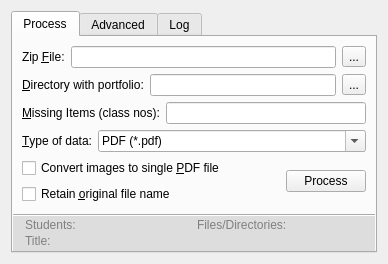
<ui version="4.0" >
 <class>ep_packagerClass</class>
 <widget class="QWidget" name="ep_packagerClass" >
  <property name="geometry" >
   <rect>
    <x>0</x>
    <y>0</y>
    <width>386</width>
    <height>264</height>
   </rect>
  </property>
  <property name="windowTitle" >
   <string>E-Portfolio Packager</string>
  </property>
  <property name="windowIcon" >
   <iconset resource="ep-packager.qrc" >:/Icons/images/ep-packager_16.png</iconset>
  </property>
  <layout class="QGridLayout" >
   <item row="0" column="0" >
    <widget class="QTabWidget" name="tabWidget" >
     <property name="currentIndex" >
      <number>0</number>
     </property>
     <widget class="QWidget" name="tab" >
      <attribute name="title" >
       <string>Process</string>
      </attribute>
      <layout class="QVBoxLayout" >
       <property name="leftMargin" >
        <number>0</number>
       </property>
       <property name="topMargin" >
        <number>0</number>
       </property>
       <property name="rightMargin" >
        <number>0</number>
       </property>
       <property name="bottomMargin" >
        <number>0</number>
       </property>
       <item>
        <layout class="QVBoxLayout" >
         <property name="leftMargin" >
          <number>9</number>
         </property>
         <property name="topMargin" >
          <number>9</number>
         </property>
         <property name="rightMargin" >
          <number>9</number>
         </property>
         <property name="bottomMargin" >
          <number>0</number>
         </property>
         <item>
          <layout class="QHBoxLayout" >
           <item>
            <widget class="QLabel" name="srcFile_label" >
             <property name="focusPolicy" >
              <enum>Qt::NoFocus</enum>
             </property>
             <property name="text" >
              <string>Zip &amp;File:</string>
             </property>
             <property name="buddy" >
              <cstring>srcFile</cstring>
             </property>
            </widget>
           </item>
           <item>
            <widget class="fileEdit" name="srcFile" >
             <property name="toolTip" >
              <string>Drop the zip file downloaded from e-portfolio website to here</string>
             </property>
             <property name="text" >
              <string/>
             </property>
            </widget>
           </item>
           <item>
            <widget class="QToolButton" name="srcFile_more" >
             <property name="text" >
              <string>...</string>
             </property>
            </widget>
           </item>
          </layout>
         </item>
         <item>
          <layout class="QHBoxLayout" >
           <item>
            <widget class="QLabel" name="srcDir_label" >
             <property name="text" >
              <string>&amp;Directory with portfolio:</string>
             </property>
             <property name="buddy" >
              <cstring>srcDir</cstring>
             </property>
            </widget>
           </item>
           <item>
            <widget class="dirEdit" name="srcDir" >
             <property name="toolTip" >
              <string>Drop the folder containing the portfolio items here</string>
             </property>
             <property name="text" >
              <string/>
             </property>
            </widget>
           </item>
           <item>
            <widget class="QToolButton" name="srcDir_more" >
             <property name="text" >
              <string>...</string>
             </property>
            </widget>
           </item>
          </layout>
         </item>
         <item>
          <layout class="QHBoxLayout" >
           <item>
            <widget class="QLabel" name="itemMissing_label" >
             <property name="text" >
              <string>&amp;Missing Items (class nos):</string>
             </property>
             <property name="buddy" >
              <cstring>itemMissing</cstring>
             </property>
            </widget>
           </item>
           <item>
            <widget class="QLineEdit" name="itemMissing" >
             <property name="toolTip" >
              <string>&lt;html>&lt;head>&lt;meta name="qrichtext" content="1" />&lt;style type="text/css">
p, li { white-space: pre-wrap; }
&lt;/style>&lt;/head>&lt;body>&lt;p style=" margin-top:0px; margin-bottom:0px; margin-left:0px; margin-right:0px; -qt-block-indent:0; text-indent:0px;">Enter the class numbers of students who did not do the submission. e.g. &lt;span style=" font-weight:600;">9,13,18&lt;/span>&lt;/p>&lt;/body>&lt;/html></string>
             </property>
            </widget>
           </item>
          </layout>
         </item>
         <item>
          <layout class="QHBoxLayout" >
           <item>
            <widget class="QLabel" name="srcType_label" >
             <property name="text" >
              <string>&amp;Type of data:</string>
             </property>
             <property name="buddy" >
              <cstring>srcType</cstring>
             </property>
            </widget>
           </item>
           <item>
            <widget class="QComboBox" name="srcType" >
             <property name="sizePolicy" >
              <sizepolicy vsizetype="Fixed" hsizetype="Expanding" >
               <horstretch>0</horstretch>
               <verstretch>0</verstretch>
              </sizepolicy>
             </property>
             <property name="toolTip" >
              <string>If necessary, enter the type of data to upload to the system</string>
             </property>
             <property name="editable" >
              <bool>true</bool>
             </property>
             <item>
              <property name="text" >
               <string>PDF (*.pdf)</string>
              </property>
             </item>
             <item>
              <property name="text" >
               <string>Images (*.jpg; *.tif)</string>
              </property>
             </item>
             <item>
              <property name="text" >
               <string>Flash Movies (*.flv)</string>
              </property>
             </item>
             <item>
              <property name="text" >
               <string>Documents (*.doc; *.xls; *.ppt)</string>
              </property>
             </item>
             <item>
              <property name="text" >
               <string>Archives (*.zip; *.7z; *.rar)</string>
              </property>
             </item>
             <item>
              <property name="text" >
               <string>&lt;Directories></string>
              </property>
             </item>
            </widget>
           </item>
          </layout>
         </item>
         <item>
          <layout class="QHBoxLayout" >
           <item>
            <layout class="QVBoxLayout" >
             <item>
              <widget class="QCheckBox" name="pdf_single" >
               <property name="toolTip" >
                <string>Check this to convert JPEG and TIFF files to PDF file</string>
               </property>
               <property name="text" >
                <string>Convert images to single &amp;PDF file</string>
               </property>
              </widget>
             </item>
             <item>
              <widget class="QCheckBox" name="original_filename" >
               <property name="toolTip" >
                <string>&lt;html>&lt;head>&lt;meta name="qrichtext" content="1" />&lt;style type="text/css">
p, li { white-space: pre-wrap; }
&lt;/style>&lt;/head>&lt;body style=" font-family:'新細明體'; font-size:9pt; font-weight:400; font-style:normal;">
&lt;p style=" margin-top:0px; margin-bottom:0px; margin-left:0px; margin-right:0px; -qt-block-indent:0; text-indent:0px;">Click this to retain the original file name of the portfolio items.&lt;/p>
&lt;p style=" margin-top:0px; margin-bottom:0px; margin-left:0px; margin-right:0px; -qt-block-indent:0; text-indent:0px;">Otherwise the files will be renamed to something like &lt;span style=" font-weight:600;">2007-12-17-140533-1.jpg&lt;/span>&lt;/p>&lt;/body>&lt;/html></string>
               </property>
               <property name="text" >
                <string>Retain &amp;original file name</string>
               </property>
              </widget>
             </item>
            </layout>
           </item>
           <item>
            <spacer>
             <property name="orientation" >
              <enum>Qt::Horizontal</enum>
             </property>
             <property name="sizeHint" >
              <size>
               <width>40</width>
               <height>20</height>
              </size>
             </property>
            </spacer>
           </item>
           <item>
            <widget class="QPushButton" name="cmdProcess" >
             <property name="text" >
              <string>Process</string>
             </property>
            </widget>
           </item>
          </layout>
         </item>
         <item>
          <spacer>
           <property name="orientation" >
            <enum>Qt::Vertical</enum>
           </property>
           <property name="sizeHint" >
            <size>
             <width>344</width>
             <height>0</height>
            </size>
           </property>
          </spacer>
         </item>
        </layout>
       </item>
       <item>
        <widget class="QFrame" name="frame" >
         <property name="minimumSize" >
          <size>
           <width>0</width>
           <height>0</height>
          </size>
         </property>
         <property name="autoFillBackground" >
          <bool>false</bool>
         </property>
         <property name="styleSheet" >
          <string>#frame {background-color: #dddddd; border-top: 2px groove #aaaaaa} QLabel{color: gray}</string>
         </property>
         <property name="frameShape" >
          <enum>QFrame::StyledPanel</enum>
         </property>
         <layout class="QGridLayout" >
          <property name="topMargin" >
           <number>2</number>
          </property>
          <property name="bottomMargin" >
           <number>2</number>
          </property>
          <property name="verticalSpacing" >
           <number>2</number>
          </property>
          <item row="0" column="0" >
           <widget class="QLabel" name="infoStudents" >
            <property name="styleSheet" >
             <string/>
            </property>
            <property name="text" >
             <string>Students: &lt;nil></string>
            </property>
           </widget>
          </item>
          <item row="0" column="1" >
           <widget class="QLabel" name="infoDatacount" >
            <property name="styleSheet" >
             <string/>
            </property>
            <property name="text" >
             <string>Files/Directories: &lt;nil></string>
            </property>
           </widget>
          </item>
          <item row="1" column="0" colspan="2" >
           <widget class="QLabel" name="infoTitle" >
            <property name="styleSheet" >
             <string/>
            </property>
            <property name="text" >
             <string>Title: &lt;nil></string>
            </property>
           </widget>
          </item>
         </layout>
        </widget>
       </item>
      </layout>
     </widget>
     <widget class="QWidget" name="tab_3" >
      <attribute name="title" >
       <string>Advanced</string>
      </attribute>
      <layout class="QVBoxLayout" >
       <item>
        <layout class="QHBoxLayout" >
         <item>
          <widget class="QLabel" name="maxZipFileSize_label" >
           <property name="text" >
            <string>&amp;Max size of generated file:</string>
           </property>
           <property name="buddy" >
            <cstring>maxZipFileSize</cstring>
           </property>
          </widget>
         </item>
         <item>
          <widget class="QSpinBox" name="maxZipFileSize" >
           <property name="sizePolicy" >
            <sizepolicy vsizetype="Fixed" hsizetype="Expanding" >
             <horstretch>0</horstretch>
             <verstretch>0</verstretch>
            </sizepolicy>
           </property>
           <property name="suffix" >
            <string> bytes</string>
           </property>
           <property name="minimum" >
            <number>8388608</number>
           </property>
           <property name="maximum" >
            <number>2147483647</number>
           </property>
           <property name="singleStep" >
            <number>1048576</number>
           </property>
           <property name="value" >
            <number>83886080</number>
           </property>
          </widget>
         </item>
        </layout>
       </item>
       <item>
        <spacer>
         <property name="orientation" >
          <enum>Qt::Vertical</enum>
         </property>
         <property name="sizeHint" >
          <size>
           <width>20</width>
           <height>40</height>
          </size>
         </property>
        </spacer>
       </item>
       <item>
        <widget class="QGroupBox" name="groupBox" >
         <property name="title" >
          <string>About</string>
         </property>
         <layout class="QVBoxLayout" >
          <item>
           <widget class="QLabel" name="label" >
            <property name="text" >
             <string>&lt;html>&lt;head>&lt;meta name="qrichtext" content="1" />&lt;style type="text/css">
p, li { white-space: pre-wrap; }
&lt;/style>&lt;/head>&lt;body style=" font-family:'新細明體'; font-size:9pt; font-weight:400; font-style:normal;">
&lt;p style=" margin-top:0px; margin-bottom:0px; margin-left:0px; margin-right:0px; -qt-block-indent:0; text-indent:0px;">&lt;span style=" font-weight:600;">E-Portfolio Packager&lt;/span>&lt;/p>
&lt;p style="-qt-paragraph-type:empty; margin-top:0px; margin-bottom:0px; margin-left:0px; margin-right:0px; -qt-block-indent:0; text-indent:0px; font-weight:600;">&lt;/p>
&lt;p style=" margin-top:0px; margin-bottom:0px; margin-left:0px; margin-right:0px; -qt-block-indent:0; text-indent:0px;">Copyright (C) Contributors&lt;/p>
&lt;p style=" margin-top:0px; margin-bottom:0px; margin-left:0px; margin-right:0px; -qt-block-indent:0; text-indent:0px;">URL: &lt;a href="http://ep.puikiucollege.edu.hk/">&lt;span style=" text-decoration: underline; color:#0000ff;">http://ep.puikiucollege.edu.hk&lt;/span>&lt;/a>&lt;/p>
&lt;p style="-qt-paragraph-type:empty; margin-top:0px; margin-bottom:0px; margin-left:0px; margin-right:0px; -qt-block-indent:0; text-indent:0px;">&lt;/p>
&lt;p style=" margin-top:0px; margin-bottom:0px; margin-left:0px; margin-right:0px; -qt-block-indent:0; text-indent:0px;">Distributed by GPL version 2.0&lt;/p>
&lt;p style=" margin-top:0px; margin-bottom:0px; margin-left:0px; margin-right:0px; -qt-block-indent:0; text-indent:0px;">Source code is available upon request&lt;/p>&lt;/body>&lt;/html></string>
            </property>
            <property name="openExternalLinks" >
             <bool>true</bool>
            </property>
           </widget>
          </item>
         </layout>
        </widget>
       </item>
      </layout>
     </widget>
     <widget class="QWidget" name="tab_2" >
      <attribute name="title" >
       <string>Log</string>
      </attribute>
      <layout class="QGridLayout" >
       <property name="leftMargin" >
        <number>0</number>
       </property>
       <property name="topMargin" >
        <number>0</number>
       </property>
       <property name="rightMargin" >
        <number>0</number>
       </property>
       <property name="bottomMargin" >
        <number>0</number>
       </property>
       <item row="0" column="0" >
        <widget class="QTextEdit" name="debug_con" >
         <property name="readOnly" >
          <bool>true</bool>
         </property>
         <property name="html" >
          <string>&lt;html>&lt;head>&lt;meta name="qrichtext" content="1" />&lt;style type="text/css">
p, li { white-space: pre-wrap; }
&lt;/style>&lt;/head>&lt;body style=" font-family:'新細明體'; font-size:9pt; font-weight:400; font-style:normal;">
&lt;p style="-qt-paragraph-type:empty; margin-top:0px; margin-bottom:0px; margin-left:0px; margin-right:0px; -qt-block-indent:0; text-indent:0px;">&lt;/p>&lt;/body>&lt;/html></string>
         </property>
         <property name="acceptRichText" >
          <bool>false</bool>
         </property>
        </widget>
       </item>
      </layout>
     </widget>
    </widget>
   </item>
  </layout>
 </widget>
 <layoutdefault spacing="6" margin="11" />
 <customwidgets>
  <customwidget>
   <class>dirEdit</class>
   <extends>QLineEdit</extends>
   <header>widgets.h</header>
  </customwidget>
  <customwidget>
   <class>fileEdit</class>
   <extends>QLineEdit</extends>
   <header>widgets.h</header>
  </customwidget>
 </customwidgets>
 <tabstops>
  <tabstop>srcFile</tabstop>
  <tabstop>srcFile_more</tabstop>
  <tabstop>srcDir</tabstop>
  <tabstop>srcDir_more</tabstop>
  <tabstop>itemMissing</tabstop>
  <tabstop>srcType</tabstop>
  <tabstop>pdf_single</tabstop>
  <tabstop>original_filename</tabstop>
  <tabstop>cmdProcess</tabstop>
  <tabstop>maxZipFileSize</tabstop>
  <tabstop>tabWidget</tabstop>
  <tabstop>debug_con</tabstop>
 </tabstops>
 <resources>
  <include location="ep-packager.qrc" />
 </resources>
 <connections/>
</ui>
